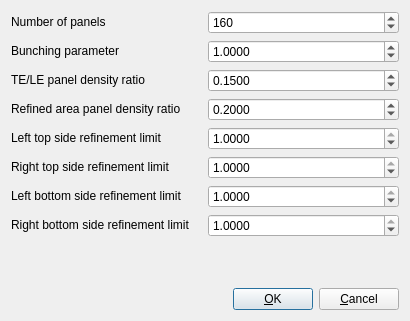
<?xml version="1.0" encoding="UTF-8"?>
<ui version="4.0">
 <class>Dialog</class>
 <widget class="QDialog" name="Dialog">
  <property name="geometry">
   <rect>
    <x>0</x>
    <y>0</y>
    <width>410</width>
    <height>321</height>
   </rect>
  </property>
  <property name="sizePolicy">
   <sizepolicy hsizetype="Preferred" vsizetype="Preferred">
    <horstretch>0</horstretch>
    <verstretch>0</verstretch>
   </sizepolicy>
  </property>
  <property name="windowTitle">
   <string>Xfoil paneling settings</string>
  </property>
  <layout class="QVBoxLayout" name="verticalLayout">
   <item>
    <layout class="QGridLayout" name="gridLayout">
     <item row="3" column="0">
      <widget class="QLabel" name="label_4">
       <property name="sizePolicy">
        <sizepolicy hsizetype="Preferred" vsizetype="Fixed">
         <horstretch>0</horstretch>
         <verstretch>0</verstretch>
        </sizepolicy>
       </property>
       <property name="text">
        <string>Refined area panel density ratio</string>
       </property>
      </widget>
     </item>
     <item row="1" column="1">
      <widget class="QDoubleSpinBox" name="cvparBox">
       <property name="sizePolicy">
        <sizepolicy hsizetype="Preferred" vsizetype="Fixed">
         <horstretch>0</horstretch>
         <verstretch>0</verstretch>
        </sizepolicy>
       </property>
       <property name="decimals">
        <number>4</number>
       </property>
       <property name="maximum">
        <double>99.000000000000000</double>
       </property>
       <property name="singleStep">
        <double>0.100000000000000</double>
       </property>
       <property name="value">
        <double>1.000000000000000</double>
       </property>
      </widget>
     </item>
     <item row="2" column="0">
      <widget class="QLabel" name="label_3">
       <property name="sizePolicy">
        <sizepolicy hsizetype="Preferred" vsizetype="Fixed">
         <horstretch>0</horstretch>
         <verstretch>0</verstretch>
        </sizepolicy>
       </property>
       <property name="text">
        <string>TE/LE panel density ratio</string>
       </property>
      </widget>
     </item>
     <item row="4" column="1">
      <widget class="QDoubleSpinBox" name="xsref1Box">
       <property name="sizePolicy">
        <sizepolicy hsizetype="Preferred" vsizetype="Fixed">
         <horstretch>0</horstretch>
         <verstretch>0</verstretch>
        </sizepolicy>
       </property>
       <property name="decimals">
        <number>4</number>
       </property>
       <property name="maximum">
        <double>1.000000000000000</double>
       </property>
       <property name="singleStep">
        <double>0.100000000000000</double>
       </property>
       <property name="value">
        <double>1.000000000000000</double>
       </property>
      </widget>
     </item>
     <item row="5" column="0">
      <widget class="QLabel" name="label_6">
       <property name="sizePolicy">
        <sizepolicy hsizetype="Preferred" vsizetype="Fixed">
         <horstretch>0</horstretch>
         <verstretch>0</verstretch>
        </sizepolicy>
       </property>
       <property name="toolTip">
        <string>&lt;html&gt;&lt;head/&gt;&lt;body&gt;&lt;p&gt;In terms of x/c&lt;/p&gt;&lt;/body&gt;&lt;/html&gt;</string>
       </property>
       <property name="text">
        <string>Right top side refinement limit</string>
       </property>
      </widget>
     </item>
     <item row="7" column="1">
      <widget class="QDoubleSpinBox" name="xpref2Box">
       <property name="sizePolicy">
        <sizepolicy hsizetype="Minimum" vsizetype="Fixed">
         <horstretch>0</horstretch>
         <verstretch>0</verstretch>
        </sizepolicy>
       </property>
       <property name="decimals">
        <number>4</number>
       </property>
       <property name="maximum">
        <double>1.000000000000000</double>
       </property>
       <property name="singleStep">
        <double>0.100000000000000</double>
       </property>
       <property name="value">
        <double>1.000000000000000</double>
       </property>
      </widget>
     </item>
     <item row="3" column="1">
      <widget class="QDoubleSpinBox" name="ctrratBox">
       <property name="sizePolicy">
        <sizepolicy hsizetype="Preferred" vsizetype="Fixed">
         <horstretch>0</horstretch>
         <verstretch>0</verstretch>
        </sizepolicy>
       </property>
       <property name="decimals">
        <number>4</number>
       </property>
       <property name="maximum">
        <double>99.000000000000000</double>
       </property>
       <property name="singleStep">
        <double>0.100000000000000</double>
       </property>
       <property name="value">
        <double>0.200000000000000</double>
       </property>
      </widget>
     </item>
     <item row="4" column="0">
      <widget class="QLabel" name="label_5">
       <property name="sizePolicy">
        <sizepolicy hsizetype="Preferred" vsizetype="Fixed">
         <horstretch>0</horstretch>
         <verstretch>0</verstretch>
        </sizepolicy>
       </property>
       <property name="toolTip">
        <string>&lt;html&gt;&lt;head/&gt;&lt;body&gt;&lt;p&gt;In terms of x/c&lt;/p&gt;&lt;/body&gt;&lt;/html&gt;</string>
       </property>
       <property name="text">
        <string>Left top side refinement limit</string>
       </property>
      </widget>
     </item>
     <item row="6" column="0">
      <widget class="QLabel" name="label_7">
       <property name="sizePolicy">
        <sizepolicy hsizetype="Preferred" vsizetype="Fixed">
         <horstretch>0</horstretch>
         <verstretch>0</verstretch>
        </sizepolicy>
       </property>
       <property name="toolTip">
        <string>&lt;html&gt;&lt;head/&gt;&lt;body&gt;&lt;p&gt;In terms of x/c&lt;/p&gt;&lt;/body&gt;&lt;/html&gt;</string>
       </property>
       <property name="text">
        <string>Left bottom side refinement limit</string>
       </property>
      </widget>
     </item>
     <item row="2" column="1">
      <widget class="QDoubleSpinBox" name="cteratBox">
       <property name="sizePolicy">
        <sizepolicy hsizetype="Preferred" vsizetype="Fixed">
         <horstretch>0</horstretch>
         <verstretch>0</verstretch>
        </sizepolicy>
       </property>
       <property name="decimals">
        <number>4</number>
       </property>
       <property name="maximum">
        <double>99.000000000000000</double>
       </property>
       <property name="singleStep">
        <double>0.100000000000000</double>
       </property>
       <property name="value">
        <double>0.150000000000000</double>
       </property>
      </widget>
     </item>
     <item row="7" column="0">
      <widget class="QLabel" name="label_8">
       <property name="sizePolicy">
        <sizepolicy hsizetype="Preferred" vsizetype="Fixed">
         <horstretch>0</horstretch>
         <verstretch>0</verstretch>
        </sizepolicy>
       </property>
       <property name="toolTip">
        <string>In terms of x/c</string>
       </property>
       <property name="text">
        <string>Right bottom side refinement limit</string>
       </property>
      </widget>
     </item>
     <item row="0" column="0">
      <widget class="QLabel" name="label">
       <property name="sizePolicy">
        <sizepolicy hsizetype="Preferred" vsizetype="Fixed">
         <horstretch>0</horstretch>
         <verstretch>0</verstretch>
        </sizepolicy>
       </property>
       <property name="text">
        <string>Number of panels</string>
       </property>
      </widget>
     </item>
     <item row="1" column="0">
      <widget class="QLabel" name="label_2">
       <property name="sizePolicy">
        <sizepolicy hsizetype="Preferred" vsizetype="Fixed">
         <horstretch>0</horstretch>
         <verstretch>0</verstretch>
        </sizepolicy>
       </property>
       <property name="text">
        <string>Bunching parameter</string>
       </property>
      </widget>
     </item>
     <item row="0" column="1">
      <widget class="QSpinBox" name="npanBox">
       <property name="sizePolicy">
        <sizepolicy hsizetype="Preferred" vsizetype="Fixed">
         <horstretch>0</horstretch>
         <verstretch>0</verstretch>
        </sizepolicy>
       </property>
       <property name="minimum">
        <number>10</number>
       </property>
       <property name="maximum">
        <number>400</number>
       </property>
       <property name="value">
        <number>160</number>
       </property>
      </widget>
     </item>
     <item row="5" column="1">
      <widget class="QDoubleSpinBox" name="xsref2Box">
       <property name="sizePolicy">
        <sizepolicy hsizetype="Preferred" vsizetype="Fixed">
         <horstretch>0</horstretch>
         <verstretch>0</verstretch>
        </sizepolicy>
       </property>
       <property name="decimals">
        <number>4</number>
       </property>
       <property name="maximum">
        <double>1.000000000000000</double>
       </property>
       <property name="singleStep">
        <double>0.100000000000000</double>
       </property>
       <property name="value">
        <double>1.000000000000000</double>
       </property>
      </widget>
     </item>
     <item row="6" column="1">
      <widget class="QDoubleSpinBox" name="xpref1Box">
       <property name="sizePolicy">
        <sizepolicy hsizetype="Preferred" vsizetype="Fixed">
         <horstretch>0</horstretch>
         <verstretch>0</verstretch>
        </sizepolicy>
       </property>
       <property name="decimals">
        <number>4</number>
       </property>
       <property name="maximum">
        <double>1.000000000000000</double>
       </property>
       <property name="singleStep">
        <double>0.100000000000000</double>
       </property>
       <property name="value">
        <double>1.000000000000000</double>
       </property>
      </widget>
     </item>
    </layout>
   </item>
   <item>
    <spacer name="verticalSpacer">
     <property name="orientation">
      <enum>Qt::Vertical</enum>
     </property>
     <property name="sizeHint" stdset="0">
      <size>
       <width>20</width>
       <height>40</height>
      </size>
     </property>
    </spacer>
   </item>
   <item>
    <layout class="QHBoxLayout" name="horizontalLayout" stretch="0,0,0">
     <property name="spacing">
      <number>6</number>
     </property>
     <property name="sizeConstraint">
      <enum>QLayout::SetDefaultConstraint</enum>
     </property>
     <item>
      <spacer name="horizontalSpacer">
       <property name="orientation">
        <enum>Qt::Horizontal</enum>
       </property>
       <property name="sizeHint" stdset="0">
        <size>
         <width>40</width>
         <height>20</height>
        </size>
       </property>
      </spacer>
     </item>
     <item>
      <widget class="QPushButton" name="okButton">
       <property name="sizePolicy">
        <sizepolicy hsizetype="Preferred" vsizetype="Fixed">
         <horstretch>0</horstretch>
         <verstretch>0</verstretch>
        </sizepolicy>
       </property>
       <property name="text">
        <string>&amp;OK</string>
       </property>
       <property name="autoDefault">
        <bool>false</bool>
       </property>
       <property name="default">
        <bool>true</bool>
       </property>
       <property name="flat">
        <bool>false</bool>
       </property>
      </widget>
     </item>
     <item>
      <widget class="QPushButton" name="cancelButton">
       <property name="sizePolicy">
        <sizepolicy hsizetype="Preferred" vsizetype="Fixed">
         <horstretch>0</horstretch>
         <verstretch>0</verstretch>
        </sizepolicy>
       </property>
       <property name="text">
        <string>&amp;Cancel</string>
       </property>
      </widget>
     </item>
    </layout>
   </item>
  </layout>
 </widget>
 <tabstops>
  <tabstop>npanBox</tabstop>
  <tabstop>cvparBox</tabstop>
  <tabstop>cteratBox</tabstop>
  <tabstop>ctrratBox</tabstop>
  <tabstop>xsref1Box</tabstop>
  <tabstop>xsref2Box</tabstop>
  <tabstop>xpref1Box</tabstop>
  <tabstop>xpref2Box</tabstop>
  <tabstop>okButton</tabstop>
  <tabstop>cancelButton</tabstop>
 </tabstops>
 <resources/>
 <connections>
  <connection>
   <sender>okButton</sender>
   <signal>clicked()</signal>
   <receiver>Dialog</receiver>
   <slot>accept()</slot>
   <hints>
    <hint type="sourcelabel">
     <x>412</x>
     <y>297</y>
    </hint>
    <hint type="destinationlabel">
     <x>277</x>
     <y>160</y>
    </hint>
   </hints>
  </connection>
  <connection>
   <sender>cancelButton</sender>
   <signal>clicked()</signal>
   <receiver>Dialog</receiver>
   <slot>reject()</slot>
   <hints>
    <hint type="sourcelabel">
     <x>503</x>
     <y>297</y>
    </hint>
    <hint type="destinationlabel">
     <x>277</x>
     <y>160</y>
    </hint>
   </hints>
  </connection>
 </connections>
</ui>
